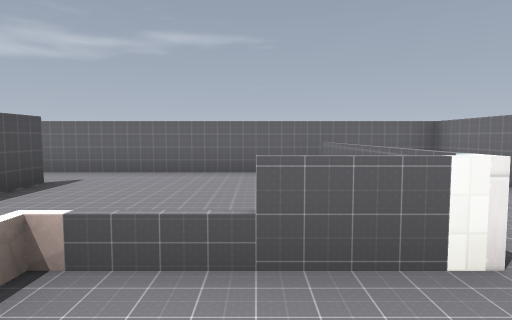
[1] (above)

12 first-person views from a walk through a 3-D level made in the Godot game engine. The camera is 1.4 m above the floor, tilts 4° down and sees 75° across. The floor is counted in squares, 2 m on a side. Each view is taken from the middle of a square. On the plan, view 1 faces up. The plan holds only what a view shows up to about 10 squares ahead; the rest is blank. Some surface patterns are stand-ins.

[2]
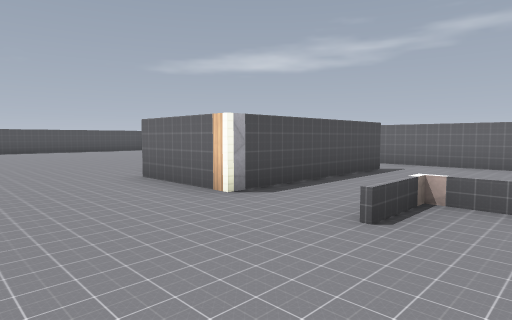

[3]
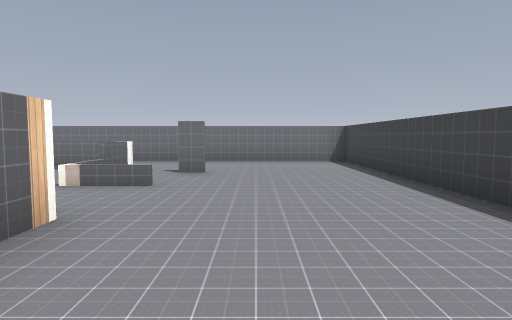

[4]
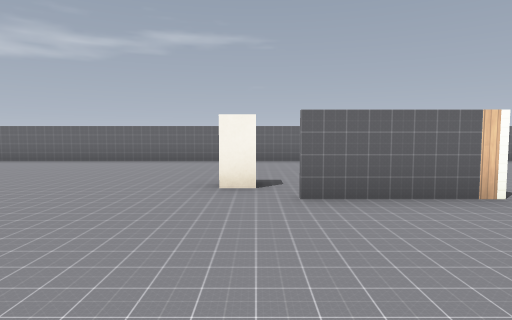

[5]
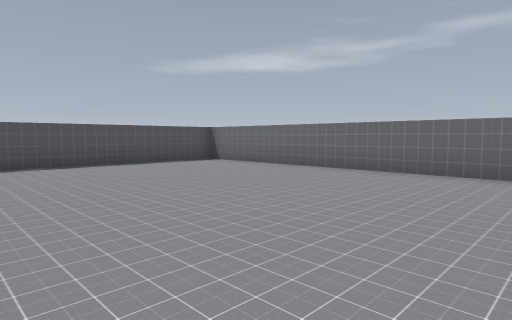

[6]
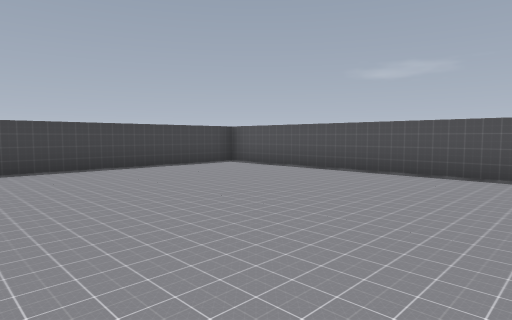

[7]
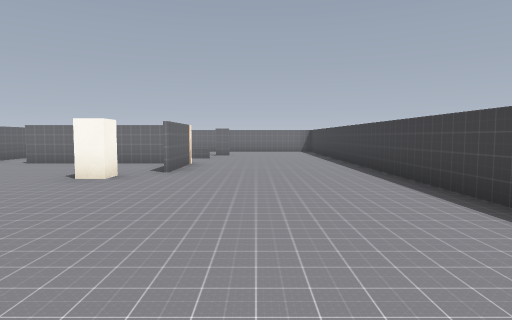

[8]
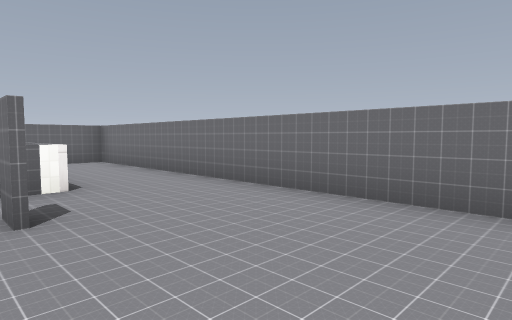

[9]
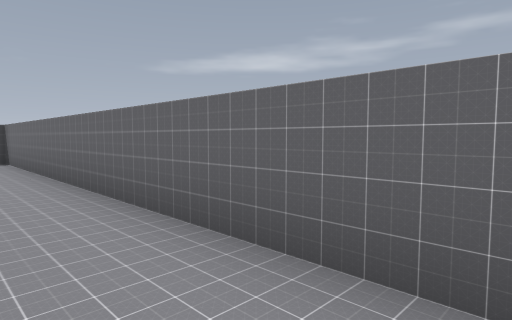

[10]
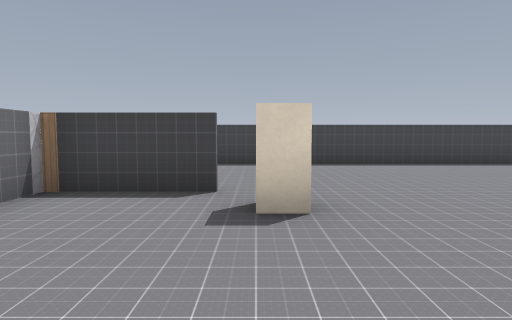

[11]
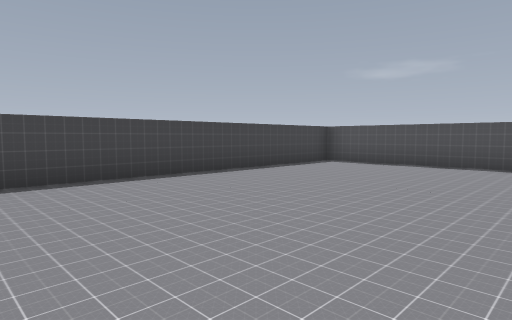

[12]
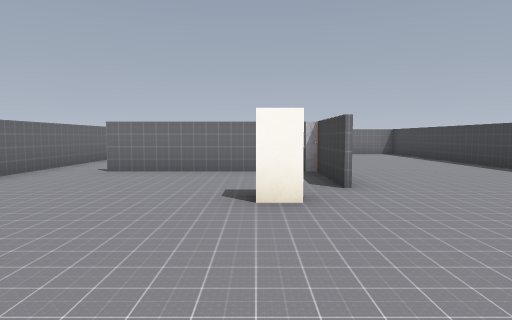

### Floor plan
Points are (right, up) in squares from view 1. A wall is a line through its corners. A room is listed if a view was taken in it or the views show most of it. See-through windows are left out.
Room 1 (views 1, 2, 3, 4, 5, 6, 7, 8, 9, 10, 11, 12)
walls: (-5.6, 0.8) (-3.3, 0.8) (-3.3, 5); (-3.2, 0.7) (-5.5, 0.7); (-3.5, 6.5) (-16.5, 6.5) (-16.5, -3.5) (3.5, -3.5) (3.5, 6.5) (1, 6.5); (0.5, -0.1) (0.5, 0.5); (1.4, 1.7) (-1.2, 1.7)
low walls: (-1.2, 1.7) (-1.2, 0.5)
ways out: opening at (-3, 6) to room 2; opening at (-2, 1.5) to room 2; gap at (0, 2) to room 2
objects: block (-6, 2)
Room 2 (no view inside)
walls: (-3.2, 5.1) (-3.2, 0.7); (1.2, 1.8) (1.2, 6); (1, 6.5) (-3.5, 6.5)
low walls: (-1.3, 0.5) (-1.3, 1.9)
ways out: opening at (-3, 6) to room 1; opening at (-2, 1.5) to room 1; gap at (0, 2) to room 1

Where each view was taken, in squares from view 1:
view 1: 0 up, 0 right, facing up
view 2: 2 down, 0 right, facing up-left
view 3: 1 down, 6 left, facing right
view 4: 3 down, 6 left, facing up
view 5: 0 up, 8 left, facing up-left
view 6: 4 up, 10 left, facing down-left
view 7: 1 down, 12 left, facing right
view 8: 3 down, 0 right, facing up-right
view 9: 5 up, 6 left, facing up-left
view 10: 5 up, 6 left, facing down
view 11: 2 up, 8 left, facing down-left
view 12: 2 up, 10 left, facing right
